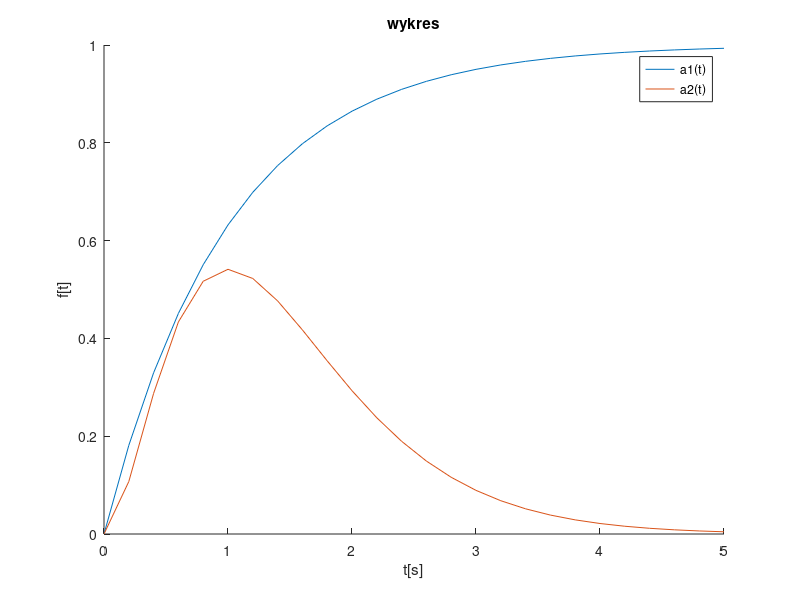

This figure's MATLAB source:
clear all
close all
clc

t=0:0.2:5;

a1=1-exp(-1*t);
a2=4*(t.^2).*exp(-2*t);
hold on
plot(t,a1)
plot(t,a2)

title('wykres')
xlabel('t[s]')
ylabel('f[t]')
legend('a1(t)','a2(t)')

fid=fopen('danegrupaA.txt','w')
for i=1:length(t)
fprintf(fid, '%6.6f & %6.6f & %6.6f  \\\\ \\hline \n', t(i), a1(i), a2(i))
end
fclose(fid);